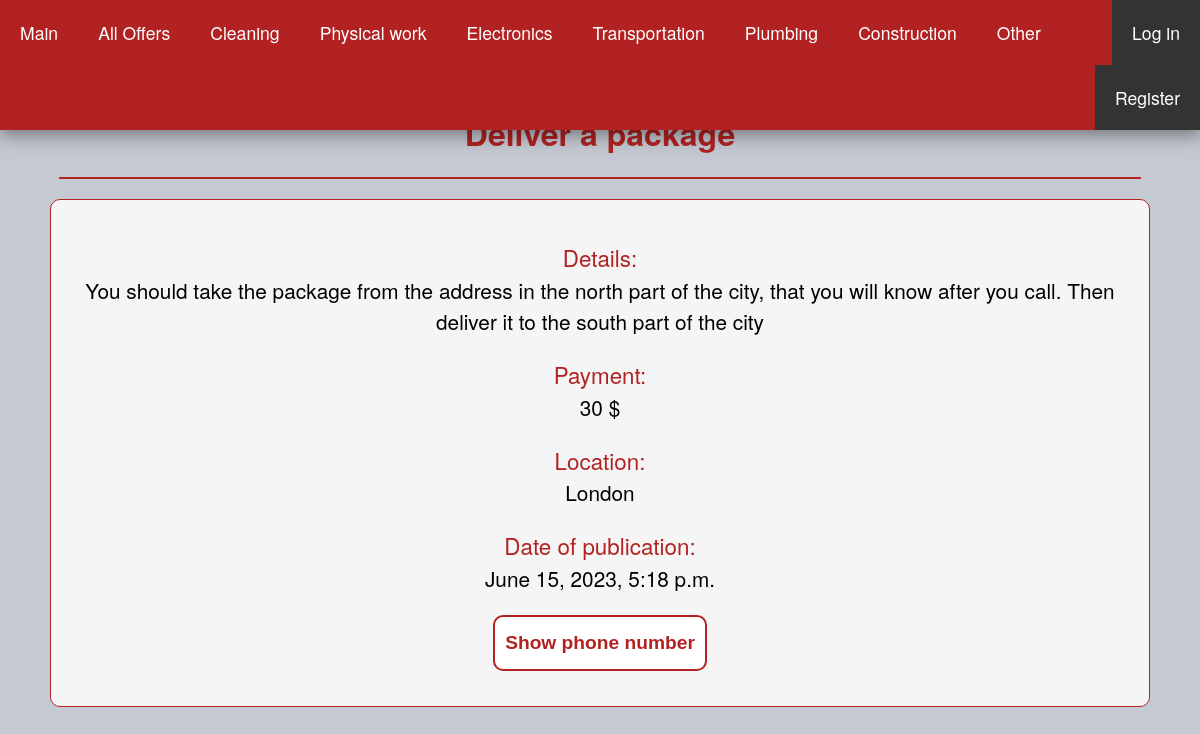
The page /offers/29 on the database its author committed.
### job_app/models.py (models this page shows, shortened)
class Offer(models.Model):
    OFFER_CATEGORY = [('pl', 'plumbing'), ('el', 'electronics'), ('pw', 'physical work'),
                      ('cl', 'cleaning'), ('tr', 'transportation'), ('co', 'construction'),  ('ot', 'other')]
    title = models.CharField(blank=False, max_length=100)
    description = models.TextField(blank=False, max_length=500)
    category = models.CharField(blank=False, max_length=2, choices=OFFER_CATEGORY)
    payment = models.PositiveBigIntegerField(blank=False, default=0)
    city = models.CharField(blank=False, max_length=50, default="")
    issued = models.DateTimeField()
    phone = models.PositiveBigIntegerField(blank=False)
    user_id = models.CharField(blank=False, max_length=100, default="")

### job_app/views.py (the view)
# urls.py: path("offers/<int:offer_id>", app_views.offer, name="offer"),
def offer(request, offer_id):
    try:
        o = Offer.objects.get(id=offer_id)
        context = {'offer': o}
        print(o.user_id)
        return render(request, "offer.html", context)
    except:
        return django.http.HttpResponseNotFound("Not found")

### job_app/templates/offer.html (shortened to what this page needs)
{% extends "base.html" %}
{% block content %}
    <body class="offer">
        <h1>{{ offer.title }}</h1>
        <hr>
        <div class="container">
            <p class="offer"><span class="element">Details:</span><br>{{ offer.description }}</p>
            <p class="offer"><span class="element">Payment:</span><br>{{ offer.payment }} $</p>
            <p class="offer"><span class="element">Location:</span><br>{{ offer.city }}</p>
            <p class="offer"><span class="element">Date of publication:</span><br>{{ offer.issued }}</p>
        <button class="show-btn" id="number-btn">Show phone number</button>
        </div>
    </body>
{% endblock %}

### job_app/static/job_app/style/style.css (style rules this page uses)
body.offer { padding: 0; margin: 0; font-family: Helvetica Neue, Arial, sans-serif; text-align: center; background-color: #c5c9d2; }
h1 { color: firebrick; text-align: center; }
hr { border: 1px solid firebrick; width: 90%; }
.container { background-color: whitesmoke; padding: 20px 20px; margin: 20px 50px; border-radius: 10px; border: 1px solid firebrick; }
.element { color: firebrick; font-size: 1.4rem; }
p.offer { font-size: 1.3rem; line-height: 1.5; }
.show-btn { padding: 15px 10px; margin-bottom: 15px; border-radius: 10px; color: firebrick; font-size: 1.2rem; font-weight: bold; background-color: white; border: 2px solid firebrick; transition: .5s; }

### rows shown on the page
Offer: title "Deliver a package", description "You should take the package from the address in the north part of the city, that you will know after you call. Then deliver it to the south part of the city", payment "30", city "London", issued "June 15, 2023, 5:18 p.m."
